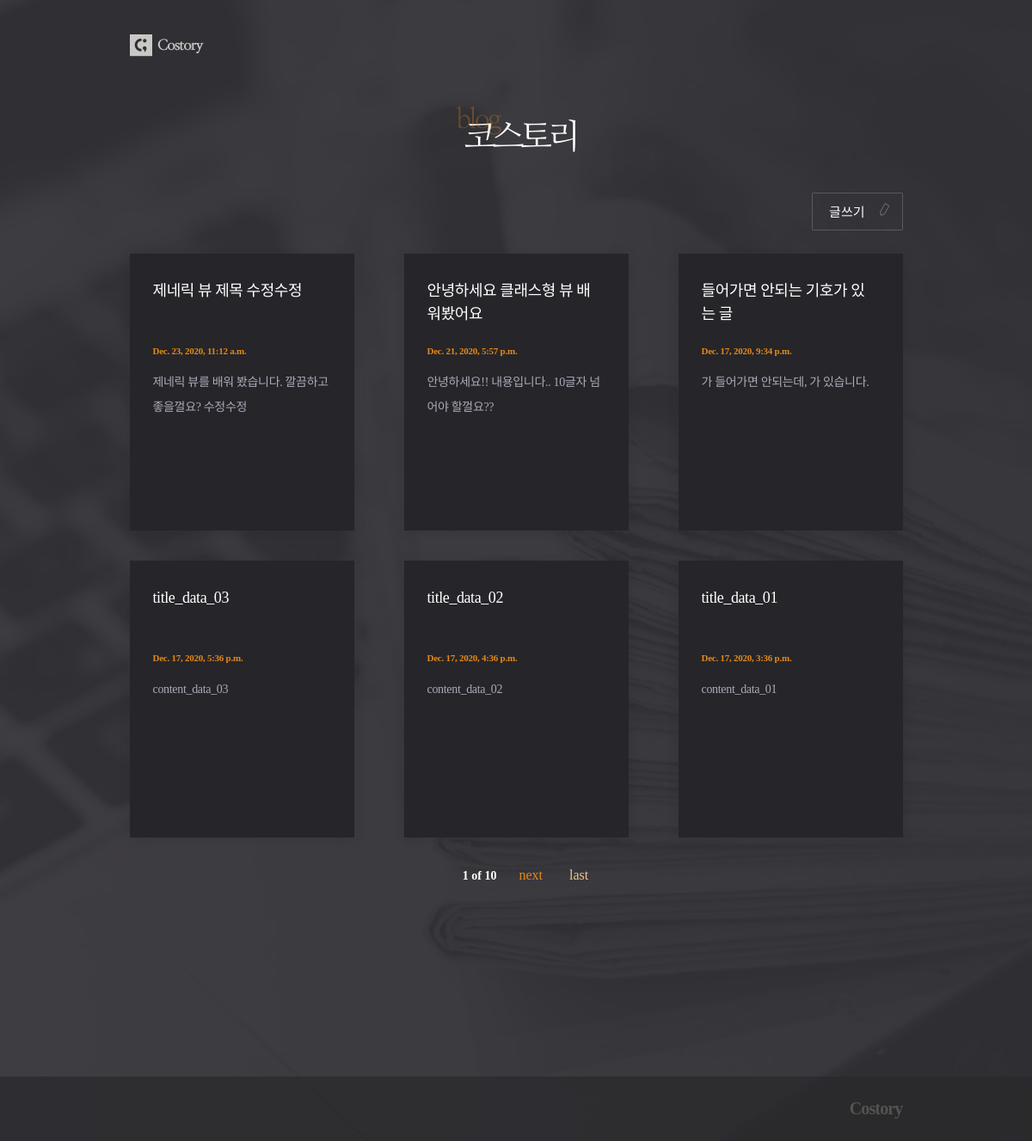
/posts/, run on the app's committed database.
### posts/models.py (models this page shows, shortened)
class Post(models.Model):
    title = models.CharField(max_length=50, unique=True,
                                error_messages={'unique': '이미 있는 제목이네요!'})
    content = models.TextField(validators=[
        MinLengthValidator(10, '너무 짧군요! 10자 이상 적어주세요.'),
        validate_symbols
    ])
    dt_created = models.DateTimeField(verbose_name="Date Created", auto_now_add=True)
    dt_modified = models.DateTimeField(verbose_name="Date Modified", auto_now=True)

### posts/views.py (the view)
# urls.py: path('posts/', views.PostListView.as_view(), name='post-list'),
class PostListView(ListView):
    model = Post
    ordering = ['-dt_created']
    paginate_by = 6

### posts/templates/posts/post_list.html (shortened to what this page needs)
{% extends './base.html' %}
{% load static %}
{% block css %}
    <link rel="stylesheet" href="{% static 'posts/css/post_list.css' %}">
{% endblock css %}
{% block logo_text %}
    <div id="header">
        <div class="container">
            <h1><img src="{% static 'posts/images/headertxt.png' %}"></h1>
        </div>
    </div>
{% endblock logo_text %}
{% block content %}
    <div class="btn_post">
        <a href="{% url 'post-create'%}">글쓰기</a>
    </div>
    {% if page_obj.object_list %}
        <div class="post_container">
            {% for post in page_obj.object_list %}
                <div class="post"><a href="{% url 'post-detail' post.id %}">
                    <h2 class="title">{{post.title}}</h2>
                    <p class="date">{{post.dt_created}}</p>
                    <p class="text">{{post.content|slice:":100"}}</p>
                </a></div>
            {% endfor %}
        </div>
        <div class="paginator">
            <span class="page">
                <p>{{page_obj.number}} of {{page_obj.paginator.num_pages}}</p>
            </span>
            {% if page_obj.has_next %}
                <a href="?page={{page_obj.next_page_number}}" class="next">next</a>
                <a href="?page={{page_obj.paginator.num_pages}}" class="last">last</a>
            {% endif %}
        </div>
    {% else %}
        <div class="blank">
            <p>보여줄 글이 없어요.<br>첫 글을 작성해보면 어떨까요?</p>
        </div>
    {% endif %}
{% endblock content %}

### posts/templates/posts/base.html (shortened to what this page needs)
{% load static %}
<!DOCTYPE html>
<html lang="en">
<head>
    {% block css %}
    {% endblock css %}
</head>
<body>
   <div id="warp">
        <div id="header">
            <div id="nav">
                <div class="logo">
                    <a href="{% url 'post-list' %}"><img src="{% static 'posts/images/logo.png' %}"></a>
                </div>
            </div>
        </div>
        {% block logo_text %}
        {% endblock logo_text %}
        <div id="content">
            <div class="container">
                {% block content %}
                {% endblock content %}
            </div>
        </div>
        <div id="footer">
            <div class="footer">
                <p>Costory</p>
            </div>
        </div>
    </div>
</body>
</html>

### posts/static/posts/css/post_list.css (style rules this page uses)
h1,h2,h3,p,a,ul,li { margin: 0; padding: 0; font-family : 'NanumMyeongjo'; font-weight: 200; list-style: none; text-decoration: none; outline: none; color: black; }
html { position: relative; min-height: 100%; margin: 0; }
body { min-height: 100%; margin: 0; padding: 0; background: url(../images/bg.jpg) no-repeat center top/cover; -webkit-font-smoothing: antialiased; -moz-osx-font-smoothing: auto; }
img { margin: 0; padding: 0; border: 0; }
#nav { height: 60px; }
#header { margin: 23px 0 39px; }
#content { margin-bottom: 300px; }
#footer { position: absolute; left: 0; bottom: 0; width: 100%; height: 75px; background: rgba(41, 41, 44, 0.7); }
.container { width: 899px; margin: 0 auto; }
.logo { width: 65%; min-width: 899px; margin: 0 auto; padding-top: 17px; }
.logo img { width: 88px; }
h1 { text-align: center; }
h1 img { width: 139px; }
.btn_post { text-align: right; }
.btn_post a { display: inline-block; margin-bottom: 27px; padding: 10px 43px 11px 19px; font-size: 15px; color: #fff; border: 1px solid #5b595f; border-radius: 1px; background: url(../images/pen.svg)no-repeat 75px 11px/16px; }
.post_container { display: grid; margin-bottom: 35px; grid-template-columns: repeat(3,1fr); grid-auto-rows: minmax(322px, auto); grid-column-gap: 58px; grid-row-gap: 35px; }
.post { background: #26252a; padding: 30px 29px 40px 27px; box-shadow: 0 2px 14px 0 rgba(0, 0, 0, 0.09); }
.post h2 { height: 54px; font-size: 18px; color: #fff; line-height: 1.5; letter-spacing: -0.42px; overflow: hidden; text-overflow: ellipsis; display: -webkit-box; -webkit-line-clamp: 2; -webkit-box-orient: vertical; word-wrap:break-word; }
.post .date { margin: 23px 0 17px; font-size: 11px; font-weight: bold; color: #e38917; letter-spacing: -0.25px; }
.post .text { font-size: 14px; color: #a9abb7; line-height: 2.07; letter-spacing: -0.32px; overflow: hidden; text-overflow: ellipsis; display: -webkit-box; -webkit-line-clamp: 5; -webkit-box-orient: vertical; word-wrap:break-word; }
.paginator { text-align: center; }
.paginator a { display: inline-block; }
.paginator .first,.paginator .last { color: #f1c68f; }
.paginator .last { margin-left: 27px; }
.paginator .prev,.paginator .next { color: #e38917; }
.paginator span { display: inline-block; }
.paginator span p { font-size: 14px; font-weight: bold; color: #fff; margin: 0 22px; }
.footer { width: 65%; min-width: 899px; margin: 0 auto; }
.footer p { text-align: right; font-size: 20px; line-height: 75px; font-weight: 800; letter-spacing: -0.85px; color: #53534f; }

### data on the page
Post: title "제네릭 뷰 제목 수정수정", dt_created "Dec. 23, 2020, 11:12 a.m.", content "제네릭 뷰를 배워 봤습니다. 깔끔하고 좋을껄요? 수정수정"
Post: title "안녕하세요 클래스형 뷰 배워봤어요", dt_created "Dec. 21, 2020, 5:57 p.m.", content "안녕하세요!! 내용입니다.. 10글자 넘어야 할껄요??"
Post: title "들어가면 안되는 기호가 있는 글", dt_created "Dec. 17, 2020, 9:34 p.m.", content "가 들어가면 안되는데, 가 있습니다."
Post: title "title_data_03", dt_created "Dec. 17, 2020, 5:36 p.m.", content "content_data_03"
Post: title "title_data_02", dt_created "Dec. 17, 2020, 4:36 p.m.", content "content_data_02"
Post: title "title_data_01", dt_created "Dec. 17, 2020, 3:36 p.m.", content "content_data_01"

### other printed values
{{ page_obj.number }} "1"
{{ page_obj.paginator.num_pages }} "10"
